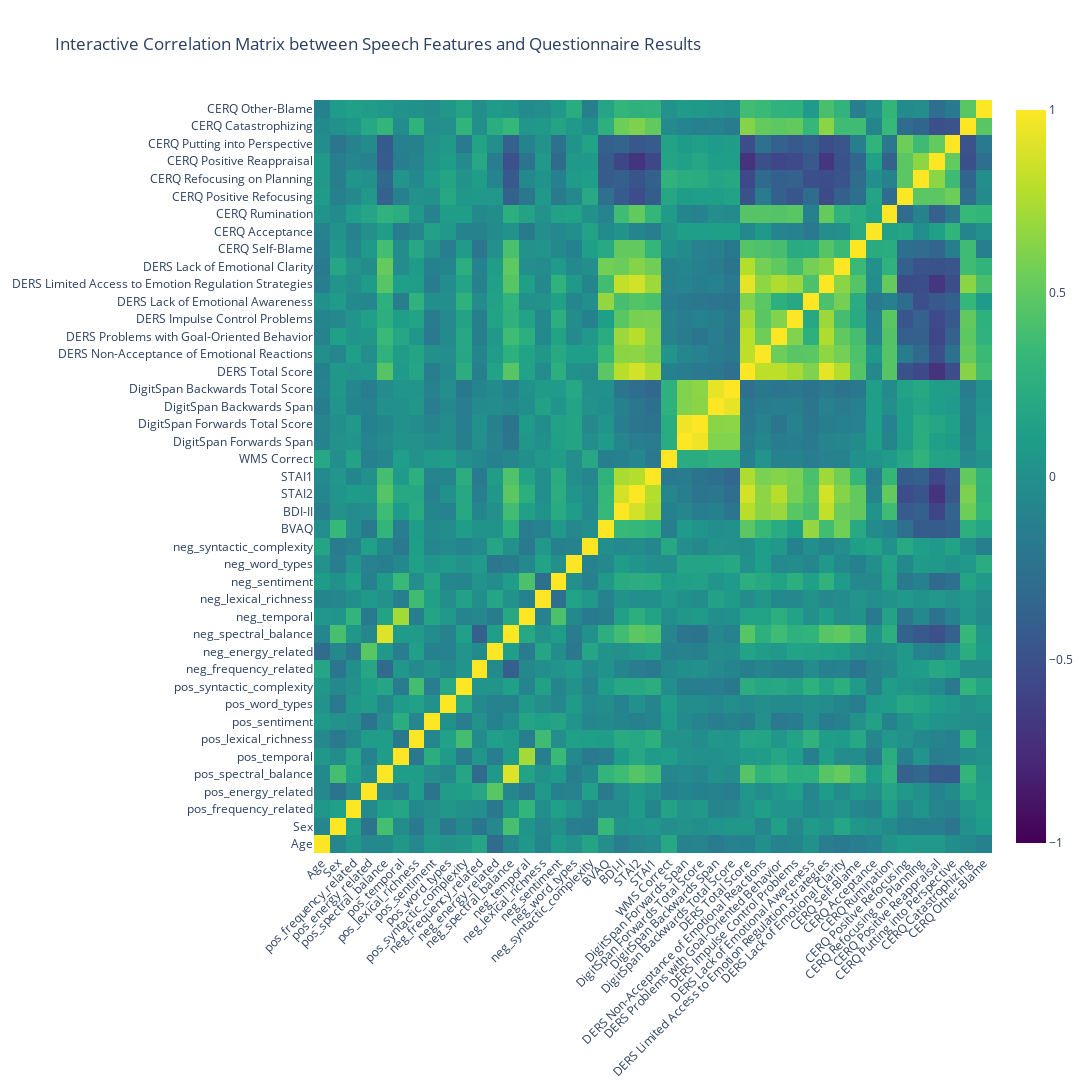

Notebook cell for this chart:
### Markdown cell above
##### Estimate Correlation across all participants without normalized questionnaires

### Code cell
# Exclude some columns from the correlation matrix
columns_to_exclude = ['TM Practice B', 'TM Practice A', 'Group',
    'WMS Correct Norm',
    'Error B Norm',
    'TM B Norm',
    'B/A Norm',
    'Hamilton Score Norm',
    'DERS Total Score Norm',
    'DERS Non-Acceptance of Emotional Reactions Norm',
    'DERS Problems with Goal-Oriented Behavior Norm',
    'DERS Impulse Control Problems Norm',
    'DERS Lack of Emotional Awareness Norm',
    'DERS Limited Access to Emotion Regulation Strategies Norm',
    'DERS Lack of Emotional Clarity Norm',
    'CERQ Self-Blame Norm',
    'CERQ Acceptance Norm',
    'CERQ Rumination Norm',
    'CERQ Positive Refocusing Norm',
    'CERQ Refocusing on Planning Norm',
    'CERQ Positive Reappraisal Norm',
    'CERQ Putting into Perspective Norm',
    'CERQ Catastrophizing Norm',
    'CERQ Other-Blame Norm'
]

analysis_df_filtered = analysis_df.drop(columns=columns_to_exclude)

# Compute the correlation matrix
correlation_matrix = analysis_df_filtered.corr()

# Create a mask for the upper triangle
mask = np.triu(np.ones_like(correlation_matrix, dtype=bool))

# Plot the correlation matrix using a heatmap
plt.figure(figsize=(15, 10))
sns.heatmap(correlation_matrix, mask= mask, annot=False, fmt=".2f", cmap="coolwarm", cbar=True)
plt.title('Correlation Matrix between Speech Features and Questionnaire Results')
plt.xticks(rotation=45, ha='right')
plt.yticks(rotation=0)
# Save the figure
plt.savefig('W:/Fmri_Forschung/Allerlei/JuliaS/GitHub/SubliminalVideoPriming/plots/speech_questionnaire_correlation_significant_all.png', bbox_inches='tight')
plt.show()



# Plot interactive heatmap using plotly.graph_objects
fig = go.Figure(data=go.Heatmap(
    z=correlation_matrix.to_numpy(),
    x=correlation_matrix.columns.tolist(),
    y=correlation_matrix.index.tolist(),
    colorscale='Viridis',
    zmin=-1, zmax=1,
    showscale=True
))

fig.update_layout(
    title='Interactive Correlation Matrix between Speech Features and Questionnaire Results',
    xaxis=dict(tickangle=-45),
    yaxis=dict(tickangle=0),
    autosize=False,
    width=1500,
    height=1500
)

fig.show()
fig.write_html("W:/Fmri_Forschung/Allerlei/JuliaS/GitHub/SubliminalVideoPriming/plots/speech_questinnaire_correlations_reduced_interactive.html")

# Calculate the correlation matrix and the corresponding p-values matrix
def calculate_correlations(df):
    correlations = df.corr()
    p_values = df.corr(method=lambda x, y: pearsonr(x, y)[1]) - np.eye(*correlations.shape)
    return correlations, p_values

correlation_matrix, p_values = calculate_correlations(analysis_df_filtered)

# Apply Bonferroni correction
alpha = 0.05
num_tests = p_values.size
bonferroni_threshold = alpha / num_tests

# Print the information for Bonferroni correction
print(f"Number of comparisons corrected for Bonferroni: {num_tests}")
print(f"Bonferroni correction threshold: {bonferroni_threshold}")

# Create a mask for significant correlations
significant_mask = (p_values < bonferroni_threshold)

# Mask insignificant correlations in the correlation matrix
significant_correlations = correlation_matrix.where(significant_mask)

# Create a mask for the upper triangle
mask = np.triu(np.ones_like(significant_correlations, dtype=bool))

# Plot the significant correlations using a heatmap
plt.figure(figsize=(20, 15))
sns.heatmap(significant_correlations, mask=mask, annot=False, fmt=".2f", cmap="coolwarm", cbar=True)
plt.title('Significant Correlations (Bonferroni-corrected) between Speech Features and Questionnaire Results', fontsize=16)
plt.xticks(rotation=45, ha='right', fontsize=16)
plt.yticks(fontsize=16)
# Save the figure
plt.savefig('W:/Fmri_Forschung/Allerlei/JuliaS/GitHub/SubliminalVideoPriming/plots/speech_questionnaire_correlation_significant.png', bbox_inches='tight')
plt.show()



# Extract significant correlations
significant_pairs = []

for row in range(correlation_matrix.shape[0]):
    for col in range(row+1, correlation_matrix.shape[1]):
        if p_values.iloc[row, col] < bonferroni_threshold:
            significant_pairs.append({
                'Variable1': correlation_matrix.index[row],
                'Variable2': correlation_matrix.columns[col],
                'Correlation': correlation_matrix.iloc[row, col],
                'P-Value': p_values.iloc[row, col]
            })

significant_pairs_df = pd.DataFrame(significant_pairs)

# Save the significant correlations to a CSV file
significant_pairs_df.to_csv('W:/Fmri_Forschung/Allerlei/JuliaS/GitHub/SubliminalVideoPriming/data/speech/speech_questionnaire_correlation_reduced_corrected.csv', index=False)

### Figure 1 — Plotly figure (JSON) as saved in the notebook; plotly's stock layout.template omitted (floating-point values rounded to 4 significant figures; data arrays with more than 128 entries replaced by an {"elided": "..."} marker saying what was removed)
{"data": [{"colorscale": [[0, "#440154"], [0.1111, "#482878"], [0.2222, "#3e4989"], [0.3333, "#31688e"], [0.4444, "#26828e"], [0.5556, "#1f9e89"], [0.6667, "#35b779"], [0.7778, "#6ece58"], [0.8889, "#b5de2b"], [1, "#fde725"]], "showscale": true, "type": "heatmap", "x": ["Age", "Sex", "pos_frequency_related", "pos_energy_related", "pos_spectral_balance", "pos_temporal", "pos_lexical_richness", "pos_sentiment", "pos_word_types", "pos_syntactic_complexity", "neg_frequency_related", "neg_energy_related", "neg_spectral_balance", "neg_temporal", "neg_lexical_richness", "neg_sentiment", "neg_word_types", "neg_syntactic_complexity", "BVAQ", "BDI-II", "STAI2", "STAI1", "WMS Correct", "DigitSpan Forwards Span", "DigitSpan Forwards Total Score", "DigitSpan Backwards Span", "DigitSpan Backwards Total Score", "DERS Total Score", "DERS Non-Acceptance of Emotional Reactions", "DERS Problems with Goal-Oriented Behavior", "DERS Impulse Control Problems", "DERS Lack of Emotional Awareness", "DERS Limited Access to Emotion Regulation Strategies", "DERS Lack of Emotional Clarity", "CERQ Self-Blame", "CERQ Acceptance", "CERQ Rumination", "CERQ Positive Refocusing", "CERQ Refocusing on Planning", "CERQ Positive Reappraisal", "CERQ Putting into Perspective", "CERQ Catastrophizing", "CERQ Other-Blame"], "y": ["Age", "Sex", "pos_frequency_related", "pos_energy_related", "pos_spectral_balance", "pos_temporal", "pos_lexical_richness", "pos_sentiment", "pos_word_types", "pos_syntactic_complexity", "neg_frequency_related", "neg_energy_related", "neg_spectral_balance", "neg_temporal", "neg_lexical_richness", "neg_sentiment", "neg_word_types", "neg_syntactic_complexity", "BVAQ", "BDI-II", "STAI2", "STAI1", "WMS Correct", "DigitSpan Forwards Span", "DigitSpan Forwards Total Score", "DigitSpan Backwards Span", "DigitSpan Backwards Total Score", "DERS Total Score", "DERS Non-Acceptance of Emotional Reactions", "DERS Problems with Goal-Oriented Behavior", "DERS Impulse Control Problems", "DERS Lack of Emotional Awareness", "DERS Limited Access to Emotion Regulation Strategies", "DERS Lack of Emotional Clarity", "CERQ Self-Blame", "CERQ Acceptance", "CERQ Rumination", "CERQ Positive Refocusing", "CERQ Refocusing on Planning", "CERQ Positive Reappraisal", "CERQ Putting into Perspective", "CERQ Catastrophizing", "CERQ Other-Blame"], "z": {"elided": "43x43 float values"}, "zmax": 1, "zmin": -1}], "layout": {"autosize": false, "height": 1500, "title": {"text": "Interactive Correlation Matrix between Speech Features and Questionnaire Results"}, "width": 1500, "xaxis": {"tickangle": -45}, "yaxis": {"tickangle": 0}}}
